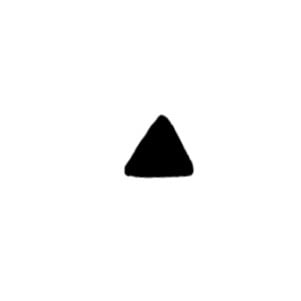
#> input picture TAREA5/triangulo.jpg, 301 x 301 px
$ python CALC.py
#> lines starting #> are read from the running program, lines starting #| are printed output that depends on the picture
import cv2
import numpy as np
import matplotlib.pyplot as plt

# -----------------------------
# Cargar imagen
# -----------------------------
imagen = cv2.imread("triangulo.jpg", 0)   # <- aqui cambias el nombre de la imagen
#> imagen is the input picture: shape (301, 301); min 0, max 255, mean 247.4

if imagen is None:
    print("No se pudo cargar la imagen")
    exit()

img = np.float32(imagen)

# -----------------------------
# DFT
# -----------------------------
dft = cv2.dft(img, flags=cv2.DFT_COMPLEX_OUTPUT)
dft_shift = np.fft.fftshift(dft)

magnitud = cv2.magnitude(dft_shift[:,:,0], dft_shift[:,:,1])
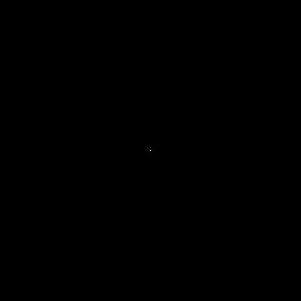
#> magnitud: shape (301, 301) float32; min 1.78, max 22415276, mean 1874.1; drawn with min black and max white
magnitud = np.log(magnitud + 1)
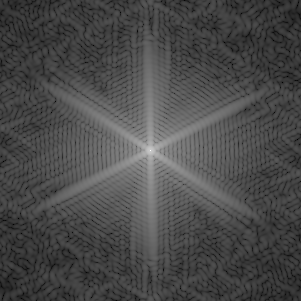
#> magnitud: shape (301, 301) float32; min 1.02, max 16.93, mean 5.66; drawn with min black and max white

# -----------------------------
# DCT
# -----------------------------
dct = cv2.dct(img)
dct_mag = np.log(np.abs(dct) + 1)
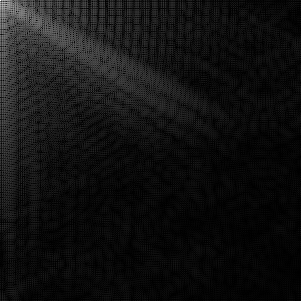
#> dct_mag: shape (301, 301) float32; min 2.01e-05, max 11.22, mean 0.789; drawn with min black and max white

# -----------------------------
# Mostrar resultados
# -----------------------------
plt.figure(figsize=(12,4))

plt.subplot(1,3,1)
plt.imshow(imagen, cmap='gray')
plt.title("Imagen Original")
plt.axis("off")

plt.subplot(1,3,2)
plt.imshow(magnitud, cmap='gray')
plt.title("DFT")
plt.axis("off")

plt.subplot(1,3,3)
plt.imshow(dct_mag, cmap='gray')
plt.title("DCT")
plt.axis("off")

plt.show()
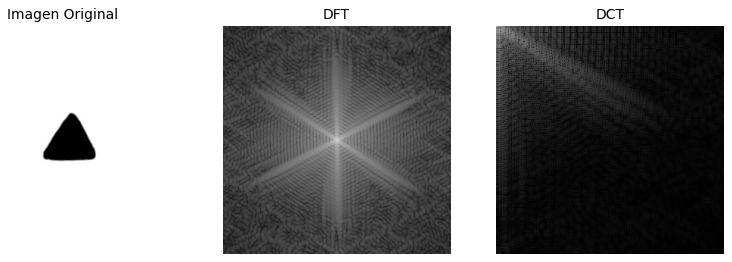
#> figure drawn by matplotlib, 3 panels

$ run again, with TAREA5/espiral.jpg copied over TAREA5/triangulo.jpg
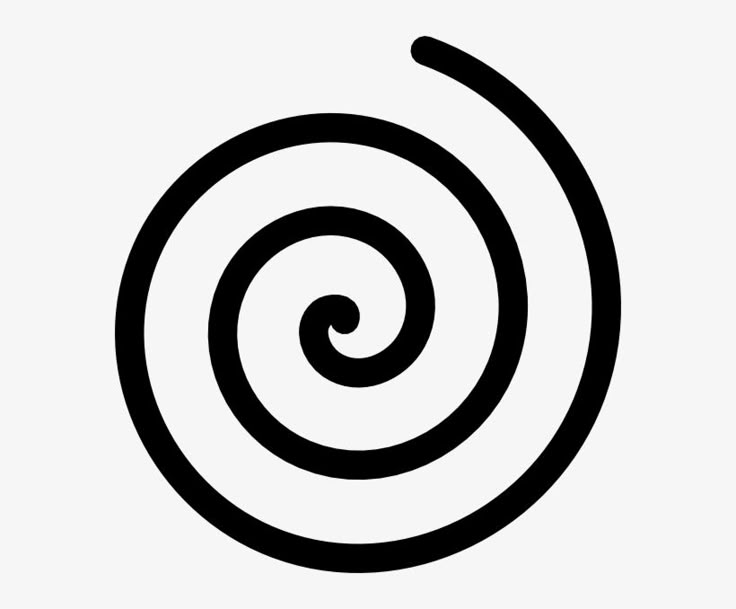
#> input picture TAREA5/espiral.jpg, 736 x 609 px
#> imagen is the input picture: shape (609, 736); min 0, max 255, mean 203
#> `dct_mag = np.log(np.abs(dct) + 1)`:
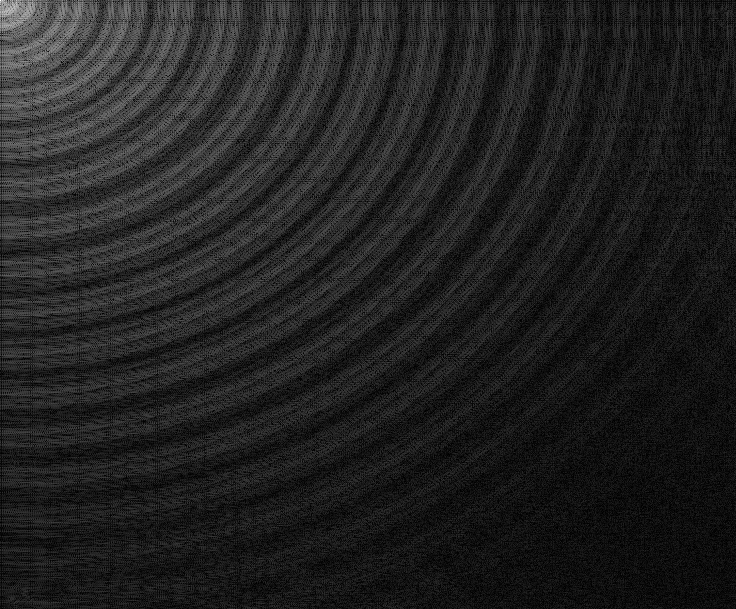
#> dct_mag: shape (609, 736) float32; min 2.26e-05, max 11.82, mean 1.56; drawn with min black and max white
#> `plt.show()`:
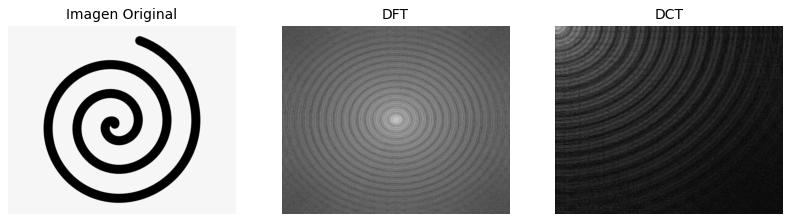
#> figure drawn by matplotlib, 3 panels

$ run again, with TAREA5/circulos.png saved as TAREA5/triangulo.jpg
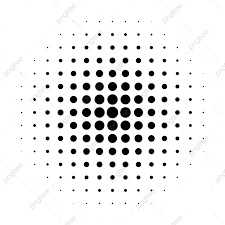
#> input picture TAREA5/circulos.png, 225 x 225 px
#> imagen is the input picture: shape (225, 225); min 0, max 255, mean 235.6
#> `dct_mag = np.log(np.abs(dct) + 1)`:
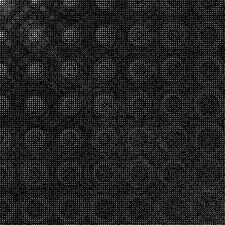
#> dct_mag: shape (225, 225) float32; min 5.4e-05, max 10.88, mean 1.48; drawn with min black and max white
#> `plt.show()`:
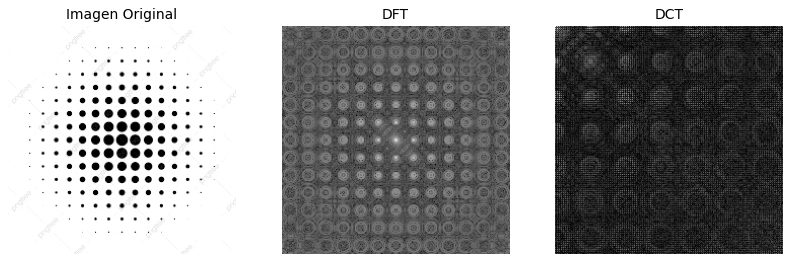
#> figure drawn by matplotlib, 3 panels
